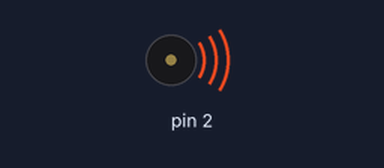
Simulated run of this sketch. Board: Arduino Uno, built with avr-gcc and run on an emulated ATmega328P. Shown: buzzer (waves = sounding).

Above: at 0.2 s.
At 14.97 s:
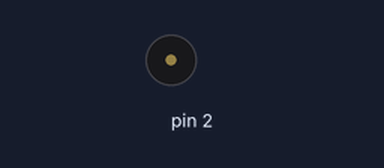
Timing chart, 0 to 15.3 s (numbered marks = the images above):
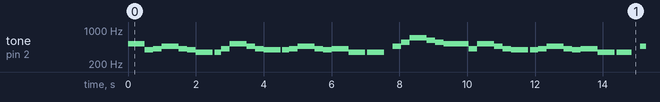

The sketch:

tetris.ino
```cpp
void setup() {
  pinMode(2, OUTPUT);
}
int z;
int f(){
  tone(2, 349);
}
int fs(){
  tone(2, 370);
}
int g(){
  tone(2, 392);
}
int af(){
  tone(2,416);
}
int a(){
  tone(2,440);
}
int bf(){
  tone(2, 466);
}
int b(){
  tone(2, 493);
}
int c(){
  tone(2,523);
}
int cs(){
  tone(2,554);
}
int d(){
  tone(2,587);
}
int ef(){
  tone(2,622);
}
int e(){
  tone(2,659);
}
int fh(){
  tone(2,698);
}
int fsh(){
  tone(2, 740);
}
int gh(){
  tone(2, 784);
}
int blank(){
  noTone(2);
}
void loop() {
  z=c();
  delay(500);
  z=g();
  delay(250);
  z=af();
  delay(250);
  z=bf();
  delay(500);
  z=af();
  delay(250);
  z=g();
  delay(250);
  z=f();
  delay(500);
  z=blank();
  delay(50);
  z=f();
  delay(200);
  z=af();
  delay(250);
  z=c();
  delay(500);
  z=bf();
  delay(250);
  z=af();
  delay(250);
  z=g();
  delay(500);
  z=blank();
  delay(50);
  z=g();
  delay(200);
  z=af();
  delay(250);
  z=bf();
  delay(500);
  z=af();
  delay(250);
  z=g();
  delay(250);
  z=af();
  delay(500);
  z=f();
  delay(500);
  z=blank();
  delay(50);
  z=f();
  delay(500);
  z=blank();
  delay(250);
  for (int i=0; i < 2; i++){
    z=bf();
    delay(250);
    z=cs();
    delay(250);
    z=fh();
    delay(500);
    z=ef();
    delay(250);
    z=cs();
    delay(250);
    z=c();
    delay(750);
    z=af();
    delay(250);
    z=c();
    delay(500);
    z=bf();
    delay(250);
    z=af();
    delay(250);
    z=g();
    delay(500);
    z=blank();
    delay(50);
    z=g();
    delay(250);
    z=af();
    delay(250);
    z=bf();
    delay(500);
    z=af();
    delay(250);
    z=g();
    delay(250);
    z=af();
    delay(500);
    z=f();
    delay(500);
    z=blank();
    delay(50);
    z=f();
    delay(450);
    z=blank();
    delay(250);
  }
  delay(1000);
}
```

Measured:
- by itself, tone on pin 2: plays 523 Hz for 0.50 s, 392 Hz for 0.25 s, 416 Hz for 0.25 s, 466 Hz for 0.50 s, 416 Hz for 0.25 s, 392 Hz for 0.25 s … (331 notes in this stretch)
